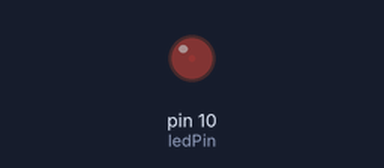
Recording of a sketch running on a simulated Arduino Uno, built with avr-gcc and run on an emulated ATmega328P. On the bench: output pins drawn as LEDs (lit = HIGH).

Above: at 0.05 s.
At 1.15 s:
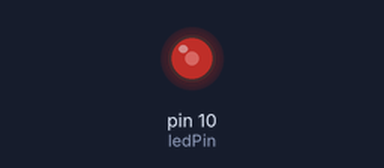
At 2.3 s:
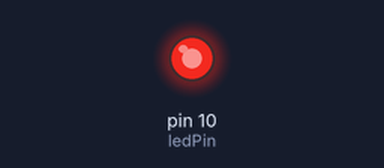
At 4.6 s:
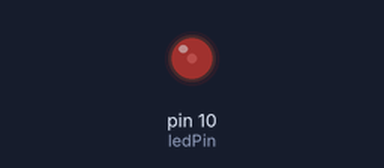
Timing chart, 0 to 6.7 s (numbered marks = the images above):
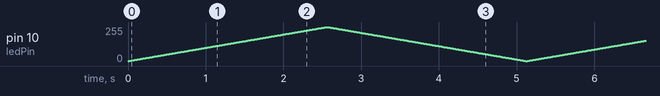

The sketch:

sketch.ino
```cpp
// Define the LED pin
const int ledPin = 10;

void setup() {
  // Initialize the LED pin as an output
  pinMode(ledPin, OUTPUT);
}

void loop() {
  // Fade in from min to max brightness
  for (int brightness = 0; brightness <= 255; brightness++) {
    analogWrite(ledPin, brightness); // Write the brightness value to the LED
    delay(10); // Wait for a short period to see the effect
  }

  // Fade out from max to min brightness
  for (int brightness = 255; brightness >= 0; brightness--) {
    analogWrite(ledPin, brightness); // Write the brightness value to the LED
    delay(10); // Wait for a short period to see the effect
  }
}
```
